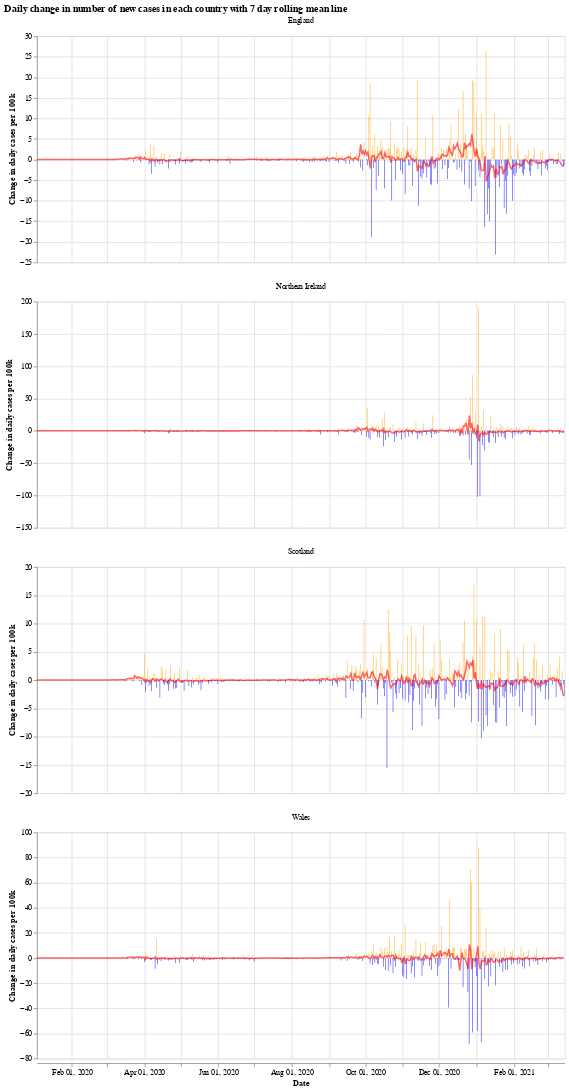

Notebook code for this chart:
### Markdown cell above
We will use the Python library `Altair` for visualising the data, see the [altair docs](https://altair-viz.github.io/) for more information.

First we have a graph which shows the daily change in the number of new cases for each country. This number jumps up and down all over the place, which is likely due to delay in reporting of new cases over the weekend. Another interesting thing is that it looks like the daily cases in Wales experienced a much shorter period of calm over the summer (calm in the sense of daily cases not jumping up and down).

The orange bars are days when the number of new cases (per 100k population) was more than the previous day, while the blue are days when the number of new cases dropped. The red line is the 7 day moving average. 

When the moving average line is below 0, it means that there is a consistent drop in new cases. We can see this clearly happening around the times that lockdowns were introduced (though, to varying degrees). I will update the graphs soon with a marker of when each lockdown started.

### Code cell
# collapse
import altair as alt

bars = alt.Chart(uk_cases).mark_bar().encode(
    x=alt.X("yearmonthdate(date):T", axis=alt.Axis(title='Date')),
    y=alt.Y("casesChangeRate:Q", axis=alt.Axis(title='Change in daily cases per 100k')),
    tooltip='casesChange',
    color=alt.condition(
        alt.datum.casesChangeRate > 0,
        alt.value("orange"),  # The positive color
        alt.value("blue")  # The negative color
    )
).properties(title='Daily change in number of new cases with 7 day rolling mean',width=700).interactive()

line = alt.Chart(uk_cases).mark_line(
    color='red',
    size=2,
    opacity=0.6
).transform_window(
    rolling_mean='mean(casesChangeRate)',
    frame=[0, 7],
    groupby=['areaName']
).encode(
    x='yearmonthdate(date):T',
    y='rolling_mean:Q'
)

alt.layer(bars, line, data=uk_cases).facet(alt.Column(
    'areaName', title=''), columns=1).resolve_scale(y='independent').properties(title='Daily change in number of new cases in each country with 7 day rolling mean line')

### Figure 1 — Vega-Lite specification as saved in the notebook (floating-point values rounded to 4 significant figures; data arrays with more than 128 entries replaced by an {"elided": "..."} marker saying what was removed)
{"config": {"view": {"continuousWidth": 400, "continuousHeight": 300}}, "data": {"name": "data-faf41a6c4c3b902d625d1edc53a78e11"}, "facet": {"type": "nominal", "field": "areaName", "title": ""}, "spec": {"layer": [{"mark": "bar", "encoding": {"color": {"condition": {"value": "orange", "test": "(datum.casesChangeRate > 0)"}, "value": "blue"}, "tooltip": {"type": "quantitative", "field": "casesChange"}, "x": {"type": "temporal", "axis": {"title": "Date"}, "field": "date", "timeUnit": "yearmonthdate"}, "y": {"type": "quantitative", "axis": {"title": "Change in daily cases per 100k"}, "field": "casesChangeRate"}}, "selection": {"selector001": {"type": "interval", "bind": "scales", "encodings": ["x", "y"]}}, "title": "Daily change in number of new cases with 7 day rolling mean", "width": 700}, {"mark": {"type": "line", "color": "red", "opacity": 0.6, "size": 2}, "encoding": {"x": {"type": "temporal", "field": "date", "timeUnit": "yearmonthdate"}, "y": {"type": "quantitative", "field": "rolling_mean"}}, "transform": [{"window": [{"op": "mean", "field": "casesChangeRate", "as": "rolling_mean"}], "frame": [0, 7], "groupby": ["areaName"]}]}]}, "columns": 1, "resolve": {"scale": {"y": "independent"}}, "title": "Daily change in number of new cases in each country with 7 day rolling mean line", "$schema": "https://vega.github.io/schema/vega-lite/v4.8.1.json", "datasets": {"data-faf41a6c4c3b902d625d1edc53a78e11": {"elided": "1748 records"}}}
